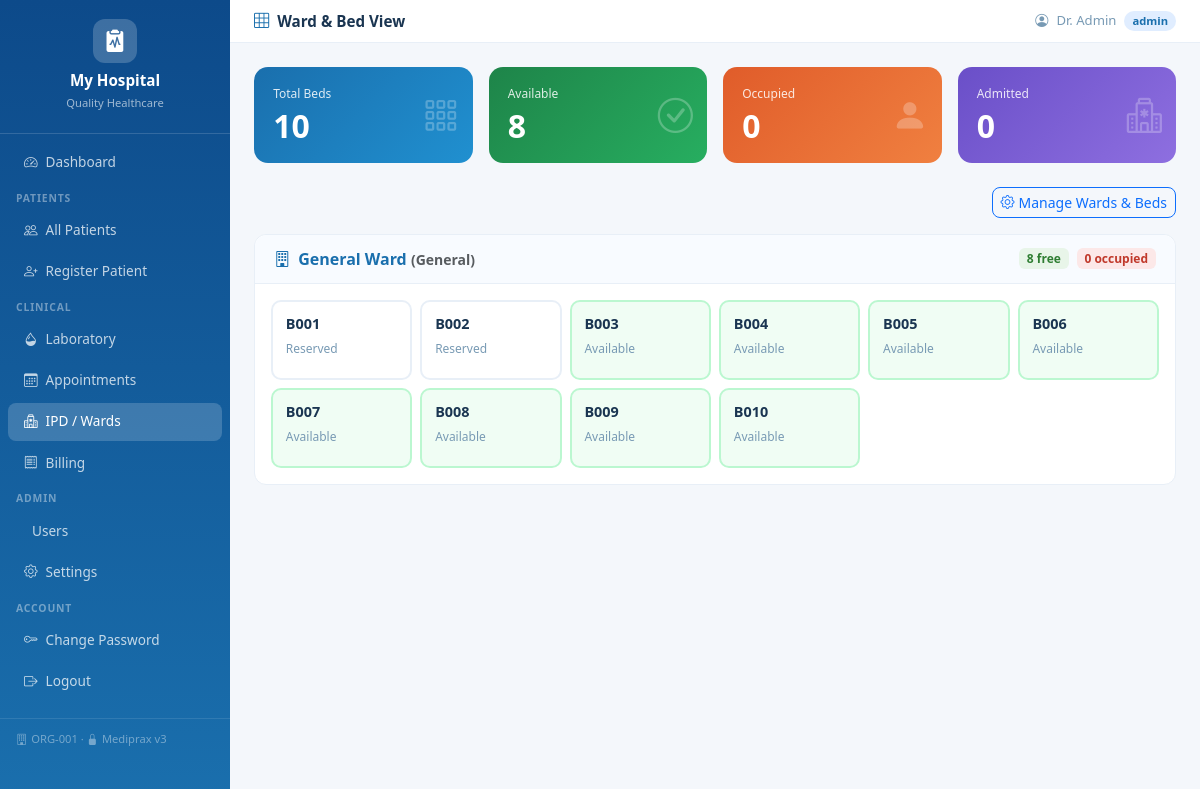
The app's page /ipd/ward (signed in) with its own data.
### tables this page shows
CREATE TABLE hospitals(
            id         INTEGER PRIMARY KEY AUTOINCREMENT,
            name       TEXT NOT NULL,
            tagline    TEXT DEFAULT 'Quality Healthcare',
            address    TEXT DEFAULT '',
            phone      TEXT DEFAULT '',
            email      TEXT DEFAULT '',
            color1     TEXT DEFAULT '#1a6fad',
            color2     TEXT DEFAULT '#0e9f8b',
            is_active  INTEGER DEFAULT 1,
            created_at TIMESTAMP DEFAULT CURRENT_TIMESTAMP
        , org_id TEXT);

CREATE TABLE settings(
            id             INTEGER PRIMARY KEY AUTOINCREMENT,
            hospital_id    INTEGER UNIQUE NOT NULL,
            doctor_name    TEXT DEFAULT '',
            doctor_degree  TEXT DEFAULT 'MBBS, MD',
            FOREIGN KEY (hospital_id) REFERENCES hospitals(id)
        );

CREATE TABLE wards(
            id          INTEGER PRIMARY KEY AUTOINCREMENT,
            hospital_id INTEGER NOT NULL,
            name        TEXT NOT NULL,
            ward_type   TEXT DEFAULT 'General'
                        CHECK(ward_type IN ('General','ICU','Private','Semi-Private','Emergency','Maternity','Paediatric','Surgical')),
            total_beds  INTEGER DEFAULT 0,
            FOREIGN KEY (hospital_id) REFERENCES hospitals(id)
        );

CREATE TABLE beds(
            id          INTEGER PRIMARY KEY AUTOINCREMENT,
            hospital_id INTEGER NOT NULL,
            ward_id     INTEGER NOT NULL,
            bed_number  TEXT NOT NULL,
            status      TEXT DEFAULT 'available'
                        CHECK(status IN ('available','occupied','maintenance','reserved')),
            FOREIGN KEY (hospital_id) REFERENCES hospitals(id),
            FOREIGN KEY (ward_id)     REFERENCES wards(id)
        );

### app/routes/ipd_routes.py (the view)
@ipd_routes.route('/ward')
def ward_view():
    if not _login(): return redirect(url_for('auth.login'))
    hid = _hid()
    db  = get_db()
    wards = db.execute('SELECT * FROM wards WHERE hospital_id=? ORDER BY name', (hid,)).fetchall()
    all_beds = db.execute('''
        SELECT b.*,
               a.id AS adm_id, a.admission_date, a.diagnosis_at_admission,
               p.name AS patient_name, p.id AS patient_id, p.uhid, p.age, p.gender
        FROM beds b
        LEFT JOIN admissions a ON b.id=a.bed_id AND a.status='admitted' AND a.hospital_id=?
        LEFT JOIN patients p   ON a.patient_id=p.id
        WHERE b.hospital_id=?
        ORDER BY b.ward_id, b.bed_number
    ''', (hid, hid)).fetchall()
    by_ward = {}
    for b in all_beds:
        by_ward.setdefault(b['ward_id'], []).append(dict(b))
    bed_data = []
    for w in wards:
        beds = by_ward.get(w['id'], [])
        bed_data.append({
            'ward': dict(w),
            'beds': beds,
            'available': sum(1 for b in beds if b['status'] == 'available'),
            'occupied':  sum(1 for b in beds if b['status'] == 'occupied'),
        })
    stats = {
        'total_beds':     db.execute('SELECT COUNT(*) FROM beds WHERE hospital_id=?', (hid,)).fetchone()[0],
        'available_beds': db.execute("SELECT COUNT(*) FROM beds WHERE hospital_id=? AND status='available'", (hid,)).fetchone()[0],
        'occupied_beds':  db.execute("SELECT COUNT(*) FROM beds WHERE hospital_id=? AND status='occupied'", (hid,)).fetchone()[0],
        'total_admitted': db.execute("SELECT COUNT(*) FROM admissions WHERE hospital_id=? AND status='admitted'", (hid,)).fetchone()[0],
    }
    return render_template('ipd/ward_view.html', bed_data=bed_data, stats=stats)

### app/database.py (called while the page is built)
def get_db():
    if 'db' not in g:
        g.db = sqlite3.connect(current_app.config['DATABASE'])
        g.db.row_factory = sqlite3.Row
        g.db.execute('PRAGMA foreign_keys = ON')
        try:
            g.db.execute('PRAGMA journal_mode = WAL')
            g.db.execute('PRAGMA synchronous = NORMAL')
        except Exception:
            pass
    return g.db

### app/routes/ipd_routes.py (called while the page is built)
def _hid(): return session.get('hospital_id', 1)

def _login(): return 'user_id' in session and 'hospital_id' in session

### templates/ipd/ward_view.html (shortened to what this page needs)
{% extends "base.html" %}
{% block page_title %}<i class="bi bi-grid-3x3 me-2 text-primary"></i>Ward &amp; Bed View{% endblock %}
{% block content %}
<div class="row g-3 mb-4">
  <div class="col-6 col-md-3"><div class="stat-card" style="background:linear-gradient(135deg,#1a6fad,#2090d0)"><small>Total Beds</small><h2>{{ stats.total_beds }}</h2><i class="bi bi-grid-3x3-gap icon"></i></div></div>
  <div class="col-6 col-md-3"><div class="stat-card" style="background:linear-gradient(135deg,#1e8449,#27ae60)"><small>Available</small><h2>{{ stats.available_beds }}</h2><i class="bi bi-check-circle icon"></i></div></div>
  <div class="col-6 col-md-3"><div class="stat-card" style="background:linear-gradient(135deg,#e05c2a,#f08040)"><small>Occupied</small><h2>{{ stats.occupied_beds }}</h2><i class="bi bi-person-fill icon"></i></div></div>
  <div class="col-6 col-md-3"><div class="stat-card" style="background:linear-gradient(135deg,#6a4fc8,#8e6fe0)"><small>Admitted</small><h2>{{ stats.total_admitted }}</h2><i class="bi bi-hospital icon"></i></div></div>
</div>
{% if session.role == 'admin' %}
<div class="d-flex justify-content-end mb-3">
  <a href="{{ url_for('ipd.manage_beds') }}" class="btn btn-sm btn-outline-primary" style="border-radius:8px"><i class="bi bi-gear me-1"></i>Manage Wards &amp; Beds</a>
</div>
{% endif %}
{% for wd in bed_data %}
<div class="card mb-3">
  <div class="card-header d-flex justify-content-between align-items-center">
    <span class="fw-semibold text-primary"><i class="bi bi-building me-2"></i>{{ wd.ward.name }} <small class="text-muted">({{ wd.ward.ward_type }})</small></span>
    <div class="d-flex gap-2">
      <span class="badge" style="background:#e8f5e9;color:#2e7d32">{{ wd.available }} free</span>
      <span class="badge" style="background:#fce8e8;color:#c0392b">{{ wd.occupied }} occupied</span>
    </div>
  </div>
  <div class="card-body">
    <div class="row g-2">
      {% for b in wd.beds %}
      <div class="col-6 col-md-3 col-lg-2">
        <div class="bed-card {% if b.status=='available' %}bed-available{% elif b.status=='occupied' %}bed-occupied{% elif b.status=='maintenance' %}bed-maintenance{% else %}bed-reserved{% endif %}">
          <div class="bed-number">{{ b.bed_number }}</div>
          {% if b.patient_name %}
          <div class="bed-patient">
            <a href="{{ url_for('patients.patient_detail', pid=b.patient_id) }}" class="text-decoration-none">
              <small class="fw-semibold">{{ b.patient_name[:15] }}</small>
            </a>
            <br><small style="font-size:.7rem">Adm: {{ b.admission_date[:10] if b.admission_date else '—' }}</small>
          </div>
          {% if session.role in ('admin','doctor') and b.adm_id %}
          <a href="{{ url_for('ipd.discharge_patient', adm_id=b.adm_id) }}" class="btn btn-xs bed-discharge">Discharge</a>
          {% endif %}
          {% else %}
          <div class="bed-status">{{ b.status|title }}</div>
          {% endif %}
        </div>
      </div>
      {% endfor %}
    </div>
  </div>
</div>
{% endfor %}
{% endblock %}

### templates/base.html (shortened to what this page needs)
<!DOCTYPE html>
<html lang="en">
<head>
  <link href="https://cdn.jsdelivr.net/npm/bootstrap@5.3.2/dist/css/bootstrap.min.css" rel="stylesheet"/>
  <link href="https://cdn.jsdelivr.net/npm/bootstrap-icons@1.11.3/font/bootstrap-icons.min.css" rel="stylesheet"/>
  <link rel="stylesheet" href="{{ url_for('static', filename='css/style.css') }}"/>
</head>
<body>
<nav id="sidebar">
  <div class="brand">
    <div class="brand-icon"><i class="bi bi-clipboard2-pulse-fill"></i></div>
    <h5>{{ hospital.name }}</h5>
    <small>{{ hospital.tagline }}</small>
  </div>
  <ul class="nav flex-column mt-2">
    {% if session.role != 'patient' %}
    <li class="nav-item"><a href="{{ url_for('auth.dashboard') }}" class="nav-link {% if request.endpoint=='auth.dashboard' %}active{% endif %}"><i class="bi bi-speedometer2"></i> Dashboard</a></li>
    <li class="nav-label">Patients</li>
    <li class="nav-item"><a href="{{ url_for('patients.patients') }}" class="nav-link {% if 'patients.' in (request.endpoint or '') %}active{% endif %}"><i class="bi bi-people"></i> All Patients</a></li>
    {% if session.role in ('admin','doctor') %}
    <li class="nav-item"><a href="{{ url_for('patients.add_patient_view') }}" class="nav-link"><i class="bi bi-person-plus"></i> Register Patient</a></li>
    {% endif %}
    <li class="nav-label">Clinical</li>
    <li class="nav-item"><a href="{{ url_for('lab.lab_list') }}" class="nav-link {% if 'lab.' in (request.endpoint or '') %}active{% endif %}"><i class="bi bi-droplet-half"></i> Laboratory</a></li>
    <li class="nav-item"><a href="{{ url_for('appointments.appointments') }}" class="nav-link {% if 'appointments.' in (request.endpoint or '') %}active{% endif %}"><i class="bi bi-calendar3"></i> Appointments</a></li>
    <li class="nav-item"><a href="{{ url_for('ipd.ward_view') }}" class="nav-link {% if 'ipd.' in (request.endpoint or '') %}active{% endif %}"><i class="bi bi-hospital"></i> IPD / Wards</a></li>
    <li class="nav-item"><a href="{{ url_for('billing.bill_list') }}" class="nav-link {% if 'billing.' in (request.endpoint or '') %}active{% endif %}"><i class="bi bi-receipt"></i> Billing</a></li>
    {% if session.role == 'admin' %}
    <li class="nav-label">Admin</li>
    <li class="nav-item"><a href="{{ url_for('auth.users') }}" class="nav-link {% if request.endpoint=='auth.users' %}active{% endif %}"> Users</a></li>
    <li class="nav-item"><a href="{{ url_for('settings.hospital_settings') }}" class="nav-link {% if 'settings.' in (request.endpoint or '') %}active{% endif %}"><i class="bi bi-gear"></i> Settings</a></li>
    {% endif %}
    {% else %}
    <li class="nav-item"><a href="{{ url_for('patients.patient_detail', pid=session.patient_id) }}" class="nav-link active"><i class="bi bi-file-medical"></i> My Records</a></li>
    {% endif %}
    <li class="nav-label">Account</li>
    <li class="nav-item"><a href="{{ url_for('auth.change_password') }}" class="nav-link"><i class="bi bi-key"></i> Change Password</a></li>
    <li class="nav-item"><a href="{{ url_for('auth.logout') }}" class="nav-link"><i class="bi bi-box-arrow-right"></i> Logout</a></li>
  </ul>
  <div class="sidebar-footer">
    {% if hospital.org_id %}<i class="bi bi-building me-1"></i>{{ hospital.org_id }} &middot; {% endif %}
    <i class="bi bi-lock-fill me-1"></i>Mediprax v3
  </div>
</nav>
<div id="topbar">
  <div class="d-flex align-items-center gap-2">
    <p class="page-title mb-0">{% block page_title %}{% endblock %}</p>
  </div>
  <div class="user-pill">
    <i class="bi bi-person-circle"></i>
    <span>{{ session.name }}</span>
    <span class="role-badge role-{{ session.role }}">{{ session.role }}</span>
  </div>
</div>
<div id="main">
  {% block content %}{% endblock %}
</div>
</body>
</html>

### static/css/style.css (style rules this page uses)
:root { --sidebar-w: 230px; }
body { margin:0; font-family:'Segoe UI',sans-serif; background:#f4f7fb; }
#sidebar { position:fixed; top:0; left:0; width:var(--sidebar-w); height:100vh; overflow-y:auto; z-index:200; }
.brand { padding:1.2rem 1rem; border-bottom:1px solid rgba(255,255,255,.15); text-align:center; }
.brand-icon { width:44px; height:44px; border-radius:12px; display:flex; align-items:center; justify-content:center; margin:0 auto .5rem; color:#fff; font-size:1.4rem; background:rgba(255,255,255,.2); }
.brand h5 { color:#fff; margin:0; font-weight:700; font-size:.95rem; }
.brand small { color:rgba(255,255,255,.6); font-size:.7rem; }
.nav-link { color:rgba(255,255,255,.75) !important; padding:.55rem 1rem !important; border-radius:8px; margin:.1rem .5rem; font-size:.85rem; display:flex; align-items:center; gap:8px; }
.nav-link:hover, .nav-link.active { background:rgba(255,255,255,.18) !important; color:#fff !important; }
.nav-label { padding:.5rem 1rem .2rem; font-size:.65rem; text-transform:uppercase; letter-spacing:.08em; color:rgba(255,255,255,.4); font-weight:700; }
.sidebar-footer { padding:.8rem 1rem; font-size:.7rem; color:rgba(255,255,255,.4); border-top:1px solid rgba(255,255,255,.1); margin-top:1rem; }
#topbar { margin-left:var(--sidebar-w); background:#fff; border-bottom:1px solid #e8eff7; padding:.6rem 1.5rem; display:flex; justify-content:space-between; align-items:center; position:sticky; top:0; z-index:100; }
.page-title { font-weight:600; font-size:.95rem; color:#1a3551; }
.user-pill { display:flex; align-items:center; gap:8px; font-size:.82rem; color:#789ab4; }
.role-badge { padding:2px 8px; border-radius:10px; font-size:.7rem; font-weight:600; }
.role-admin { background:#e0edff; color:#1a6fad; }
#main { margin-left:var(--sidebar-w); padding:1.5rem; }
.card { border:1px solid #e8eff7; border-radius:12px; box-shadow:none; }
.card-header { background:#f8fbff; border-bottom:1px solid #e8eff7; border-radius:12px 12px 0 0 !important; padding:.75rem 1.2rem; }
.stat-card { color:#fff; border-radius:14px; padding:1.1rem 1.2rem; position:relative; overflow:hidden; min-height:90px; }
.stat-card small { font-size:.75rem; opacity:.85; display:block; }
.stat-card h2 { margin:4px 0 0; font-size:2rem; font-weight:700; }
.stat-card .icon { position:absolute; right:14px; top:50%; transform:translateY(-50%); font-size:2.2rem; opacity:.25; }
.bed-card { border:2px solid #e8eff7; border-radius:10px; padding:.7rem .8rem; min-height:80px; font-size:.8rem; }
.bed-available { background:#f0fdf4; border-color:#bbf7d0; }
.bed-number { font-weight:700; font-size:.9rem; color:#1a3551; }
.bed-status { color:#789ab4; font-size:.75rem; margin-top:6px; }

### records on screen
hospitals: name "My Hospital", tagline "Quality Healthcare", org_id "ORG-001"
settings: name "Dr. Admin"
wards: ward.name "General Ward", ward.ward_type "General"
beds: bed_number "B001", status "Reserved"
beds: bed_number "B002", status "Reserved"
beds: bed_number "B003", status "Available"
beds: bed_number "B004", status "Available"
beds: bed_number "B005", status "Available"
beds: bed_number "B006", status "Available"
beds: bed_number "B007", status "Available"
beds: bed_number "B008", status "Available"
beds: bed_number "B009", status "Available"
beds: bed_number "B010", status "Available"

### other values on screen
{{ session.role }} "admin"
{{ stats.total_beds }} "10"
{{ stats.available_beds }} "8"
{{ stats.occupied_beds }} "0"
{{ stats.total_admitted }} "0"
{{ wd.available }} "8"
{{ wd.occupied }} "0"
